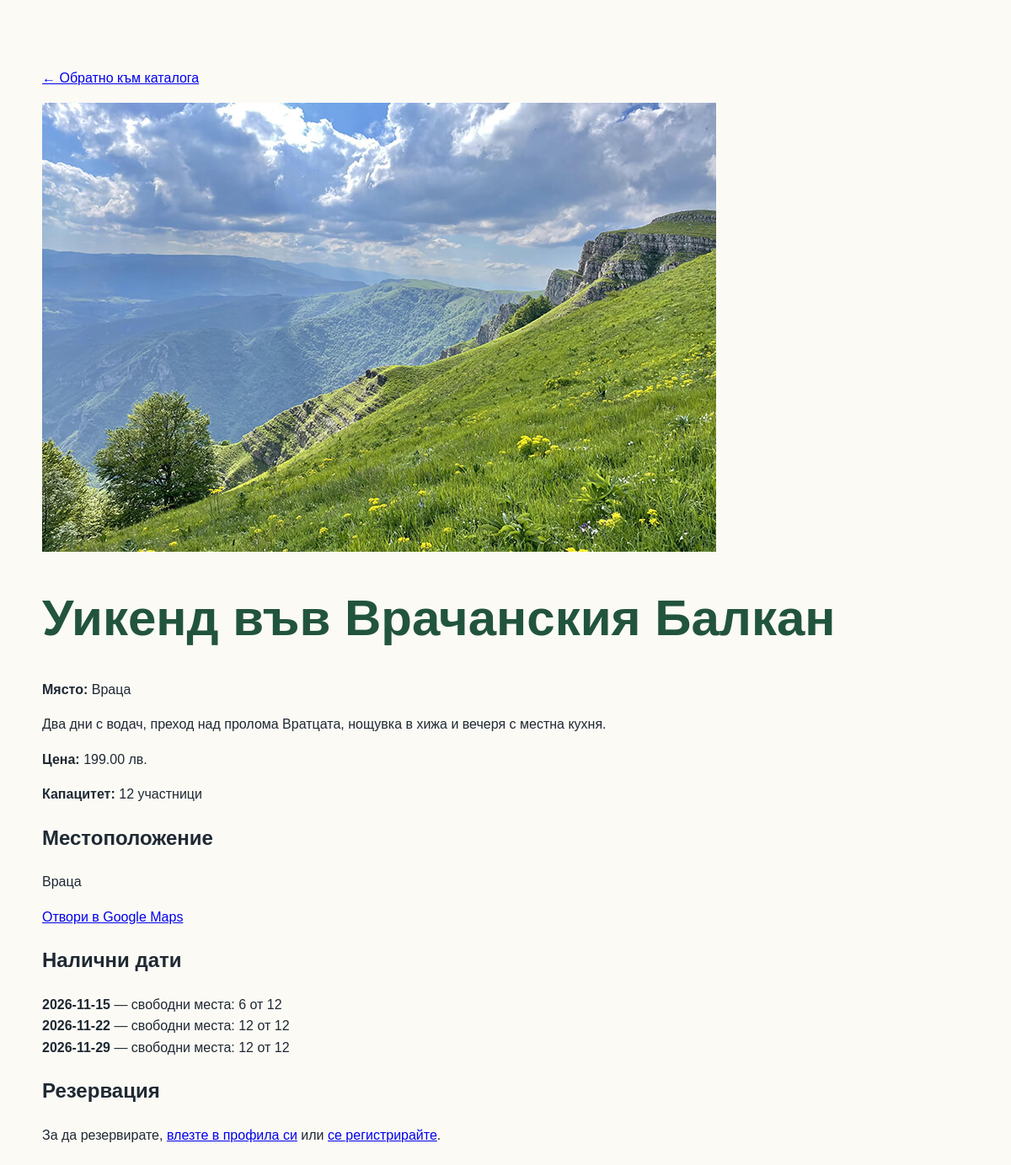
Screenshot of /tours/1 with the database file from the repository.
### tables this page shows
CREATE TABLE tours (
                id INTEGER PRIMARY KEY AUTOINCREMENT,
                code TEXT NOT NULL UNIQUE,
                name TEXT NOT NULL,
                price REAL NOT NULL CHECK(price >= 0),
                is_active INTEGER NOT NULL DEFAULT 1
                    CHECK(is_active IN (0, 1))
            , location TEXT, description TEXT, capacity INTEGER, latitude REAL, longitude REAL, map_query TEXT, image_url TEXT, operator_id INTEGER);

CREATE TABLE tour_departures (
                id INTEGER PRIMARY KEY AUTOINCREMENT,
                tour_id INTEGER NOT NULL,
                departure_date TEXT NOT NULL,
                capacity INTEGER NOT NULL CHECK(capacity > 0),
                is_active INTEGER NOT NULL DEFAULT 1
                    CHECK(is_active IN (0, 1)),
                FOREIGN KEY (tour_id) REFERENCES tours(id)
            );

### app.py (the view)
@app.route("/tours/<int:tour_id>")
def tour_detail(tour_id):
    with get_connection() as connection:
        tour = connection.execute(
            """
            SELECT *
            FROM tours
            WHERE id = ? AND is_active = 1
            """,
            (tour_id,)
        ).fetchone()
        departures = connection.execute(
            """
            SELECT
                d.id,
                d.departure_date,
                d.capacity,
                d.capacity -
                COALESCE(SUM(
                    CASE
                        WHEN b.status = 'CONFIRMED'
                        THEN b.participants
                        ELSE 0
                    END
                ), 0) AS available
            FROM tour_departures AS d
            LEFT JOIN bookings AS b
              ON b.departure_id = d.id
            WHERE d.tour_id = ?
              AND d.is_active = 1
            GROUP BY d.id
            ORDER BY d.departure_date
            """,
            (tour_id,)
        ).fetchall()
    if tour is None:
        return "Офертата не е намерена.", 404
    return render_template(
        "tour_detail.html",
        tour=tour,
        departures=departures
    )

### app.py (called while the page is built)
def get_connection():
    connection = sqlite3.connect(DB_PATH)
    connection.row_factory = sqlite3.Row
    connection.execute("PRAGMA foreign_keys = ON")
    return connection

@app.context_processor
def inject_csrf_token():
    return {
        "csrf_token": get_csrf_token
    }

### templates/tour_detail.html (shortened to what this page needs)
<!DOCTYPE html>
<html lang="bg">
<head>
    <link rel="stylesheet"
          href="{{ url_for('static', filename='styles.css') }}">
</head>
<body>
<main class="section container narrow">
    <p>
        <a href="{{ url_for('home') }}">
            ← Обратно към каталога
        </a>
    </p>
    {% if tour["image_url"] %}
    <img src="{{ tour['image_url'] }}"
         alt="{{ tour['name'] }}">
    {% endif %}
    <h1>{{ tour["name"] }}</h1>
    <p><strong>Място:</strong>
       {{ tour["location"] }}</p>
    <p>{{ tour["description"] }}</p>
    <p><strong>Цена:</strong>
       {{ "%.2f"|format(tour["price"]) }} лв.</p>
    <p><strong>Капацитет:</strong>
       {{ tour["capacity"] }} участници</p>
    <section class="map-section">
      <h2>Местоположение</h2>
      <p>{{ tour["location"] }}</p>
      {% if tour["map_query"] %}
      <a
        href="https://www.google.com/maps/search/?api=1&query={{ tour['map_query']|urlencode }}"
        target="_blank"
        rel="noopener">
        Отвори в Google Maps
      </a>
      {% endif %}
    </section>
    <h2>Налични дати</h2>
    {% for departure in departures %}
      <div class="departure">
        <strong>{{ departure["departure_date"] }}</strong>
        — свободни места: {{ departure["available"] }}
        от {{ departure["capacity"] }}
      </div>
    {% else %}
      <p>Няма публикувани дати.</p>
    {% endfor %}
    <h2>Резервация</h2>
    {% if session.get("role") == "public" %}
    <form method="post"
          action="{{ url_for('booking_create') }}">
      <input type="hidden" name="csrf_token" value="{{ csrf_token() }}">
      <label>Дата
        <select name="departure_id" required>
          <option value="">-- Изберете --</option>
          {% for departure in departures %}
          <option value="{{ departure['id'] }}">
            {{ departure["departure_date"] }}
            (свободни: {{ departure["available"] }})
          </option>
          {% endfor %}
        </select>
      </label>
      <label>Име
        <input name="customer_name" required>
      </label>
      <label>E-mail
        <input name="email" type="email" required>
      </label>
      <label>Телефон
        <input name="phone" type="tel" required>
      </label>
      <label>Участници
        <input name="participants"
               type="number"
               min="1"
               max="12"
               value="1"
               required>
      </label>
      <label>Ниво на физическа подготовка
        <select name="level" required>
          <option value="">-- Изберете --</option>
          <option value="начинаещ">Начинаещ</option>
          <option value="средно">Средно</option>
          <option value="напреднал">Напреднал</option>
        </select>
      </label>
      <button type="submit">Изпрати booking request</button>
    </form>
    {% elif session.get("role") in ["admin", "operator"] %}
    <p>Резервации правят само туристи (public). Вие сте влезли като {{ session["role"] }}.</p>
    {% else %}
    <p>
      За да резервирате,
      <a href="{{ url_for('login') }}">влезте в профила си</a>
      или
      <a href="{{ url_for('register_public') }}">се регистрирайте</a>.
    </p>
    {% endif %}
</main>
</body>
</html>

### static/styles.css (style rules this page uses)
:root { --green: #22543d; --green-2: #2f855a; --paper: #fbfaf5; --soft: #eef6ef; --ink: #1f2933; --border: #d9e4dc; }
* { box-sizing: border-box; }
body { margin: 0; font-family: Arial, sans-serif; color: var(--ink); background: var(--paper); line-height: 1.6; }
.container { width: min(1100px, 92%); margin: 0 auto; }
h1 { color: var(--green); font-size: clamp(2.2rem, 5vw, 4.4rem); line-height: 1.05; }
.section { padding: 64px 0; }

### rows the page displays
tours: image_url (picture), name "Уикенд във Врачанския Балкан", location "Враца", description "Два дни с водач, преход над пролома Вратцата, нощувка в хижа и вечеря с местна кухня.", price "199.00", capacity "12"
tour_departures: departure_date "2026-11-15", available "6", capacity "12"
tour_departures: departure_date "2026-11-22", available "12", capacity "12"
tour_departures: departure_date "2026-11-29", available "12", capacity "12"
